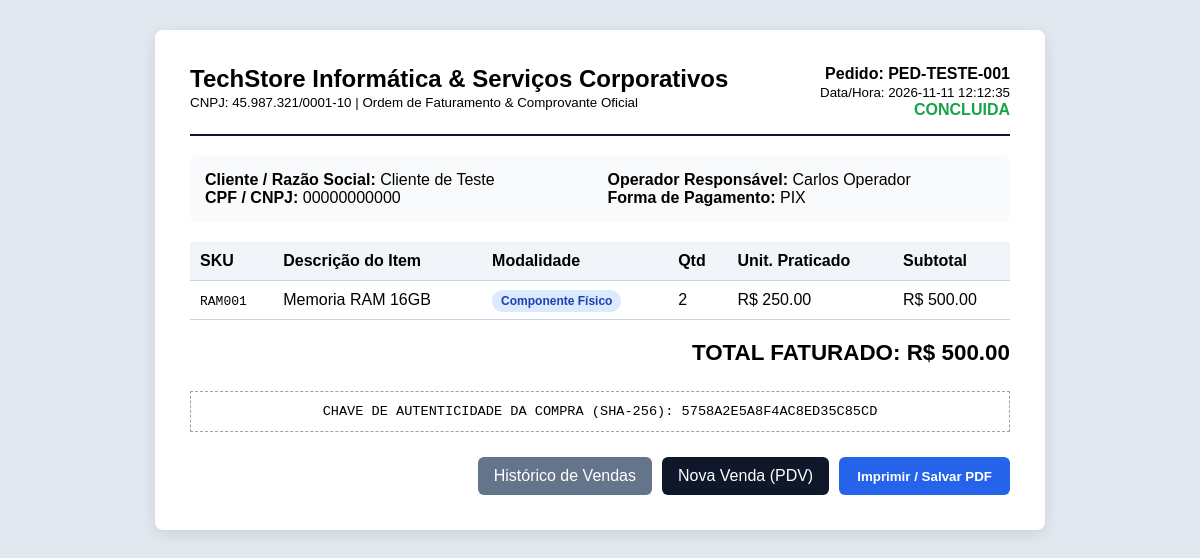
The page /vendas/1/recibo (signed in) on the database its author committed.
### tables this page shows
CREATE TABLE vendas (
    id INTEGER PRIMARY KEY AUTOINCREMENT,
    numero_pedido TEXT NOT NULL UNIQUE,
    data_hora TEXT NOT NULL DEFAULT CURRENT_TIMESTAMP,
    cliente_nome TEXT NOT NULL,
    cliente_documento TEXT NOT NULL,
    forma_pagamento TEXT NOT NULL
        CHECK (forma_pagamento IN (
            'PIX', 'CARTAO_CREDITO', 'BOLETO_FATURADO'
        )),
    valor_total REAL NOT NULL CHECK (valor_total >= 0),
    status_venda TEXT NOT NULL DEFAULT 'CONCLUIDA'
        CHECK (status_venda IN ('CONCLUIDA', 'CANCELADA')),
    usuario_id INTEGER NOT NULL,
    FOREIGN KEY (usuario_id) REFERENCES usuarios(id)
);

CREATE TABLE usuarios (
    id INTEGER PRIMARY KEY AUTOINCREMENT,
    nome_completo TEXT NOT NULL,
    email TEXT NOT NULL UNIQUE,
    senha_hash TEXT NOT NULL,
    perfil_acesso TEXT NOT NULL
        CHECK (perfil_acesso IN ('OPERADOR', 'GERENTE')),
    status TEXT NOT NULL DEFAULT 'ATIVO'
        CHECK (status IN ('ATIVO', 'INATIVO'))
);

CREATE TABLE itens_venda (
    id INTEGER PRIMARY KEY AUTOINCREMENT,
    venda_id INTEGER NOT NULL,
    produto_id INTEGER NOT NULL,
    quantidade_vendida INTEGER NOT NULL CHECK (quantidade_vendida > 0),
    preco_unitario_praticado REAL NOT NULL CHECK (preco_unitario_praticado > 0),
    subtotal_item REAL NOT NULL CHECK (subtotal_item > 0),
    FOREIGN KEY (venda_id) REFERENCES vendas(id),
    FOREIGN KEY (produto_id) REFERENCES produtos(id)
);

CREATE TABLE produtos (
    id INTEGER PRIMARY KEY AUTOINCREMENT,
    sku TEXT NOT NULL UNIQUE,
    nome TEXT NOT NULL,
    fabricante TEXT NOT NULL,
    classificacao TEXT NOT NULL
        CHECK (classificacao IN ('Hardware', 'Software', 'Periférico')),
    especificacao TEXT,
    modalidade_licenca TEXT,
    preco_venda REAL NOT NULL CHECK (preco_venda > 0),
    quantidade_estoque INTEGER NOT NULL DEFAULT 0
        CHECK (quantidade_estoque >= 0),
    estoque_minimo INTEGER NOT NULL DEFAULT 0
        CHECK (estoque_minimo >= 0),
    localizacao TEXT,
    categoria_id INTEGER NOT NULL,
    fornecedor_id INTEGER NOT NULL,
    ativo INTEGER NOT NULL DEFAULT 1
        CHECK (ativo IN (0, 1)),
    FOREIGN KEY (categoria_id)
        REFERENCES categorias(id)
        ON DELETE RESTRICT,
    FOREIGN KEY (fornecedor_id)
        REFERENCES fornecedores(id)
        ON DELETE RESTRICT
);

### app.py (the view)
@app.route("/vendas/<int:venda_id>/recibo")
@login_required
def recibo_venda(venda_id):
    conexao = conectar_banco()
    try:
        venda = conexao.execute("SELECT v.*, u.nome_completo AS operador_nome FROM Vendas v INNER JOIN Usuarios u ON v.usuario_id = u.id WHERE v.id = ?", (venda_id,)).fetchone()
        if not venda:
            flash("Venda não encontrada.", "erro")
            return redirect(url_for("inicio"))
        itens = conexao.execute("SELECT iv.*, p.sku, p.nome AS produto_nome, p.classificacao, p.modalidade_licenca FROM Itens_Venda iv INNER JOIN produtos p ON iv.produto_id = p.id WHERE iv.venda_id = ?", (venda_id,)).fetchall()
    finally:
        conexao.close()
    assinatura = f"{venda['numero_pedido']}|{venda['cliente_documento']}|{venda['valor_total']}|{venda['data_hora']}"
    chave_autenticidade = hashlib.sha256(assinatura.encode("utf-8")).hexdigest()[:24].upper()
    return render_template("recibo.html", venda=venda, itens=itens, chave_autenticidade=chave_autenticidade)

### app.py (called while the page is built, shortened)
def conectar_banco(modo_transacao_manual=False):
    conexao = sqlite3.connect(BANCO, isolation_level=None if modo_transacao_manual else "")
    conexao.row_factory = sqlite3.Row
    conexao.execute("PRAGMA foreign_keys = ON")
    return conexao

def login_required(f):
    @wraps(f)
    def decorated(*args, **kwargs):
        if "usuario_id" not in session:
            flash("Faça login para acessar o sistema.", "erro")
            return redirect(url_for("login"))
        return f(*args, **kwargs)
    return decorated

@app.after_request
def injetar_barra_sessao(response):
    response.headers["Cache-Control"] = "no-store, no-cache, must-revalidate, max-age=0"
    response.headers["Pragma"] = "no-cache"
    return response

### templates/recibo.html (shortened to what this page needs)
<!DOCTYPE html>
<html lang="pt-BR">
<head>
</head>
<body>
    <div class="recibo-box">
        <div style="display:flex; justify-content:space-between; border-bottom:2px solid #0f172a; padding-bottom:15px;">
            <div><h2 style="margin:0;">TechStore Informática & Serviços Corporativos</h2><small>CNPJ: 45.987.321/0001-10 | Ordem de Faturamento & Comprovante Oficial</small></div>
            <div style="text-align:right;"><strong>Pedido: {{ venda.numero_pedido }}</strong><br><small>Data/Hora: {{ venda.data_hora }}</small><br><span style="color:{{ '#16a34a' if venda.status_venda=='CONCLUIDA' else '#dc2626' }}; font-weight:bold;">{{ venda.status_venda }}</span></div>
        </div>
        <div style="margin-top:20px; display:grid; grid-template-columns:1fr 1fr; gap:15px; background:#f8fafc; padding:15px; border-radius:6px;">
            <div><strong>Cliente / Razão Social:</strong> {{ venda.cliente_nome }}<br><strong>CPF / CNPJ:</strong> {{ venda.cliente_documento }}</div>
            <div><strong>Operador Responsável:</strong> {{ venda.operador_nome }}<br><strong>Forma de Pagamento:</strong> {{ venda.forma_pagamento }}</div>
        </div>
        <table>
            <thead><tr style="background:#f1f5f9;"><th>SKU</th><th>Descrição do Item</th><th>Modalidade</th><th>Qtd</th><th>Unit. Praticado</th><th>Subtotal</th></tr></thead>
            <tbody>
                {% for item in itens %}
                <tr>
                    <td><code>{{ item.sku }}</code></td>
                    <td>{{ item.produto_nome }}</td>
                    <td>{% if item.classificacao == 'Software' or item.modalidade_licenca %}<span class="badge-digital">Licença Digital Corporativa</span>{% else %}<span class="badge-fisico">Componente Físico</span>{% endif %}</td>
                    <td>{{ item.quantidade_vendida }}</td>
                    <td>R$ {{ "%.2f"|format(item.preco_unitario_praticado) }}</td>
                    <td>R$ {{ "%.2f"|format(item.subtotal_item) }}</td>
                </tr>
                {% endfor %}
            </tbody>
        </table>
        <div style="text-align:right; font-size:1.4rem; font-weight:bold; margin-top:10px;">TOTAL FATURADO: R$ {{ "%.2f"|format(venda.valor_total) }}</div>
        <div style="margin-top:25px; padding:12px; border:1px dashed #94a3b8; font-family:monospace; font-size:0.85rem; text-align:center;">CHAVE DE AUTENTICIDADE DA COMPRA (SHA-256): {{ chave_autenticidade }}</div>
        <div class="no-print" style="margin-top:25px; display:flex; gap:10px; justify-content:flex-end;">
            <a href="{{ url_for('listar_vendas') }}" style="padding:10px 16px; background:#64748b; color:#fff; text-decoration:none; border-radius:6px;">Histórico de Vendas</a>
            <a href="{{ url_for('pdv') }}" style="padding:10px 16px; background:#0f172a; color:#fff; text-decoration:none; border-radius:6px;">Nova Venda (PDV)</a>
            <button onclick="window.print()" style="padding:10px 18px; background:#2563eb; color:#fff; border:none; border-radius:6px; cursor:pointer; font-weight:bold;">Imprimir / Salvar PDF</button>
        </div>
    </div>
</body>
</html>

### templates/recibo.html (style rules this page uses)
body { font-family: Arial, sans-serif; background: #e2e8f0; padding: 30px; margin: 0; }
.recibo-box { max-width: 820px; margin: auto; background: #fff; padding: 35px; border-radius: 8px; box-shadow: 0 4px 15px rgba(0,0,0,0.1); }
.badge-fisico { background: #dbeafe; color: #1e40af; padding: 4px 9px; border-radius: 12px; font-size: 0.75rem; font-weight: bold; }
table { width: 100%; border-collapse: collapse; margin: 20px 0; }
th, td { padding: 10px; border-bottom: 1px solid #cbd5e1; text-align: left; }

### rows shown on the page
vendas: numero_pedido "PED-TESTE-001", data_hora "2026-11-11 12:12:35", status_venda "CONCLUIDA", cliente_nome "Cliente de Teste", cliente_documento "00000000000", forma_pagamento "PIX", valor_total "500.00"
usuarios: operador_nome "Carlos Operador"
itens_venda: sku "RAM001", produto_nome "Memoria RAM 16GB", quantidade_vendida "2", preco_unitario_praticado "250.00", subtotal_item "500.00"

### other values the page prints
{{ chave_autenticidade }} "5758A2E5A8F4AC8ED35C85CD"
